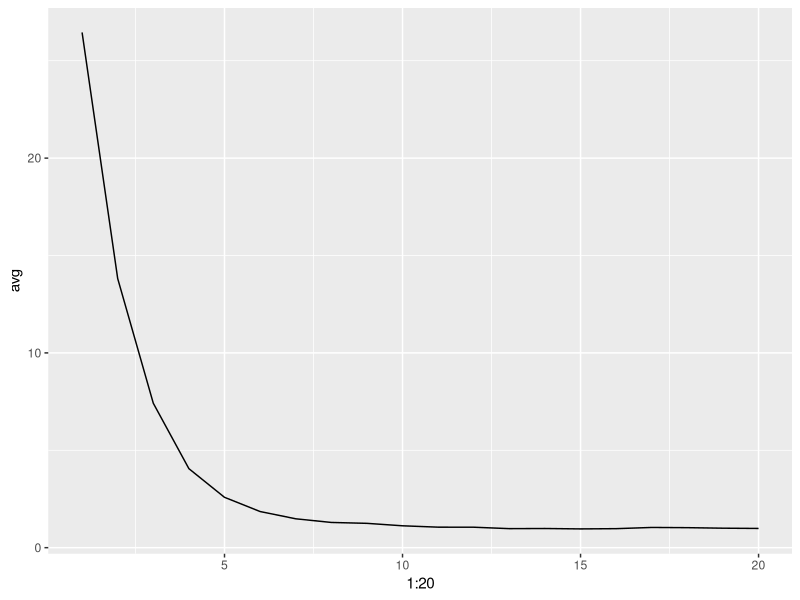
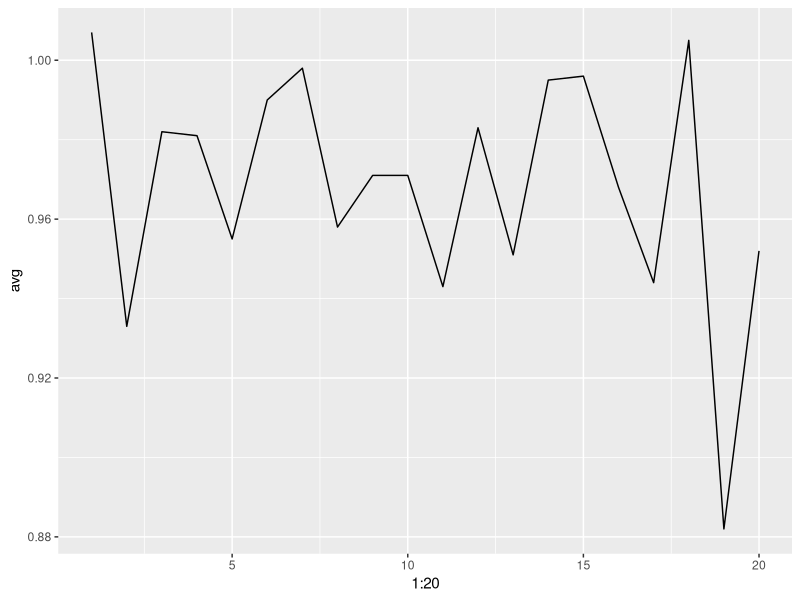

Write R code to recreate these figures, in order.
# shuffle experiment

library(tidyverse)

# clear workspace
rm(list=ls())

cards <-  1:52
max_clump <- 4


human_shuffle <- function(cards, max_clump=4){
  # a function meant to imitate a human shuffle
  
  # split in 2 (top and bottom)
  n_cards <- length(cards)
  split <- n_cards / 2 %>% ceiling()
  top <- cards[1:split]
  bottom <- cards[-(1:split)]
  
  n_top <- length(top)
  n_bottom <- length(bottom)
  
  # randomly chose a number 1:max_clump (check that enough cards are left)
  shuffled_cards <- rep(NA, n_cards)
  shuffle_pointer <- 1
  top_pointer <- 1
  bottom_pointer <- 1
  iter <- 0
  
  while(shuffle_pointer <= n_cards){
    if(top_pointer <= n_top){
      # get valid chunk size
      chunk_size <- sample(1:max_clump,1) - 1
      chunk_size <- ifelse(top_pointer + chunk_size > n_top, n_top - top_pointer, chunk_size)
      # add chunk from top to shuffled deck
      shuffled_cards[shuffle_pointer:(shuffle_pointer+chunk_size)] <-
        top[top_pointer:(top_pointer+chunk_size)]
      # update pointers
      top_pointer <- top_pointer + chunk_size + 1
      shuffle_pointer <- shuffle_pointer + chunk_size + 1
    }

    if(bottom_pointer <= n_bottom){
      # get valid chunk size
      chunk_size <- sample(1:max_clump,1) - 1
      chunk_size <- ifelse(bottom_pointer + chunk_size > n_bottom, n_bottom - bottom_pointer, chunk_size)
      # add chunk from bottom to shuffled deck
      shuffled_cards[shuffle_pointer:(shuffle_pointer+chunk_size)] <- 
        bottom[bottom_pointer:(bottom_pointer+chunk_size)]
      # update pointers
      bottom_pointer <- bottom_pointer + chunk_size + 1
      shuffle_pointer <- shuffle_pointer + chunk_size + 1
    }
    iter <- iter + 1
    # cat(iter,shuffle_pointer,'\n')
    
  }
  
  
  return(shuffled_cards)
}


examine_results <- function(cards){
  # check how many cards are still next to their neighbors
  (diff(cards, lag = 1) == 1) %>% sum()
  
}


# test out the functions

deck <- 1:52
deck

shuffled_deck <- human_shuffle(deck)
shuffled_deck
length(shuffled_deck)
examine_results(shuffled_deck)


# write a function to simulate the process of shuffling a deck 20 times
simulate_shuffles <- function(cards, n_shuffles=20, n_iter=1000, max_clump = 4, human=TRUE){
  # instsantiate a data frame
  df <- matrix(NA, nrow = n_iter,ncol = n_shuffles) %>% as.data.frame()
  
  # fill in the dataframe with results
  for(i in 1:n_iter){
    # reset deck
    deck <- cards
    for(s in 1:n_shuffles){
      if(human){
        shuffled <- human_shuffle(deck, max_clump = max_clump) 
      }
      else{
        shuffled <- sample(deck)
      }
      
      df[i,s] <- examine_results(shuffled)
      deck <- shuffled 
    }
  }
  
  return(df)
}

deck <- 1:52
results <- simulate_shuffles(deck, max_clump = 3)
dim(results)
head(results)

avg <- sapply(results, mean)

# plot average unshuffled cards per shuffle
qplot(x = 1:20, y=avg, geom = 'line')


deck <- 1:52
results <- simulate_shuffles(deck, human = FALSE)
dim(results)
head(results)

avg <- sapply(results, mean)

# plot average unshuffled cards per shuffle
qplot(x = 1:20, y=avg, geom = 'line')

# are different shuffling strategies more effecient?
# how many human shuffles does it take to match pseudo random on average with the different techniques

